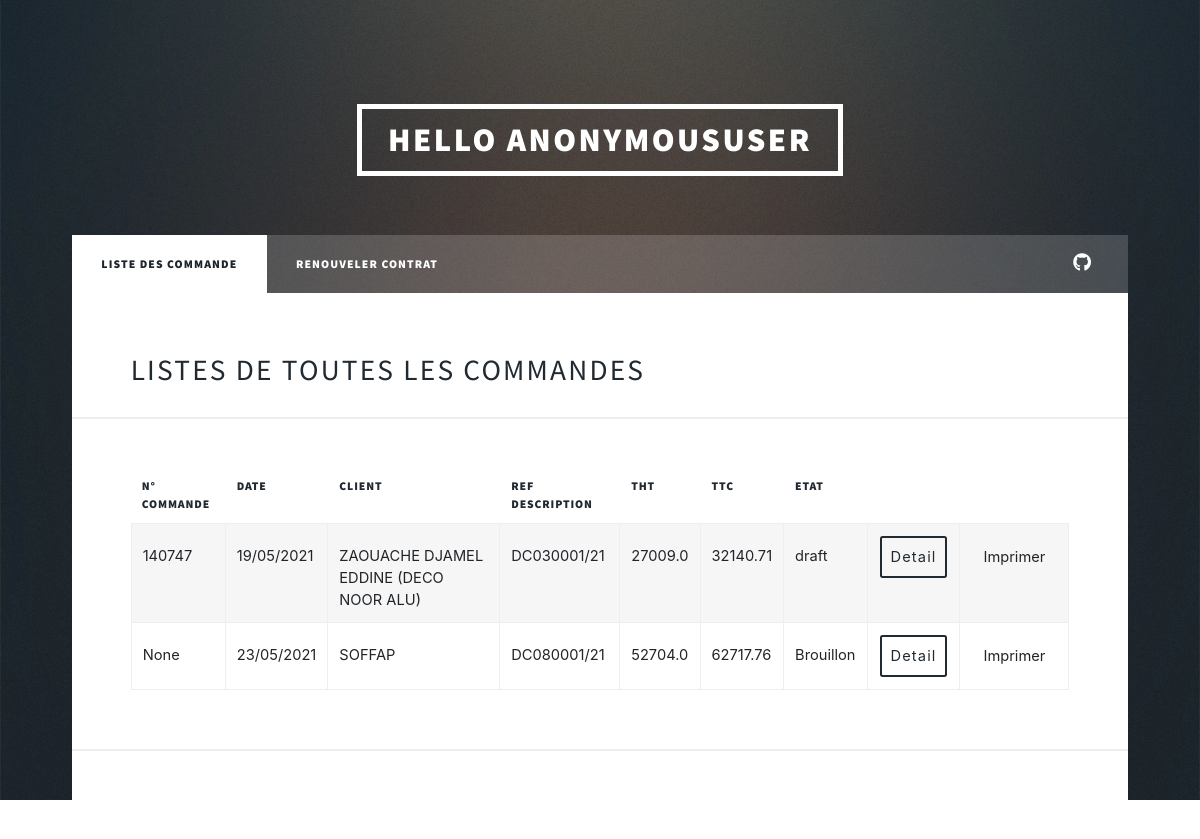
The page /commerciale/listCommandesC on the database its author committed.
### distributeur/models.py (models this page shows)
class Commande(models.Model):
    id = models.AutoField(primary_key=True)
    n_commande_odoo = models.CharField(null=True, blank=True, max_length=255)
    reference_description = models.CharField(max_length=255)
    destributeur = models.ForeignKey(Distributeur, on_delete=models.CASCADE)
    societe = models.CharField(default='Strugal', max_length=255)
    totaleHT = models.FloatField()
    totaleTTC = models.FloatField()
    etat = models.CharField(default='Brouillon ', max_length=255)
    date = models.CharField(
        default=date.today().strftime("%d/%m/%Y"), max_length=255)

class Distributeur(models.Model):
    user = models.ForeignKey(User, null=True, on_delete=models.CASCADE)
    id = models.AutoField(primary_key=True)
    nom = models.CharField(max_length=255)
    adress = models.CharField(max_length=255)
    tel_fix = models.CharField(null=True, blank=True, max_length=255)
    tel_portable = models.CharField(null=True, blank=True, max_length=255)
    couriel = models.CharField(null=True, blank=True, max_length=255)
    civilite = models.IntegerField(null=True, blank=True)
    site_web = models.CharField(null=True, blank=True, max_length=255)
    rcn = models.CharField(max_length=255)
    date_enregistrement_rc = models.CharField(max_length=255)
    nis = models.CharField(null=True, blank=True, max_length=255)
    ifn = models.CharField(max_length=255)
    art = models.CharField(max_length=255)
    date_debut_activité = models.CharField(
        null=True, blank=True, max_length=255)
    date_effet = models.CharField(null=True, blank=True, max_length=255)
    date_echeance = models.CharField(null=True, blank=True, max_length=255)
    status = models.CharField(max_length=255)
    nbr_facture = models.IntegerField(default=0)
    def __str__(self):
        return self.nom

### commerciale/views.py (the view)
# urls.py: path("listCommandesC", views.listCommandes, name="listCommandes"),
def listCommandes(request):
    commande = Commande.objects.all()
    context = {
        "commande": commande
    }
    return render(
        request, "commerciale/listCommandes.html", context)

### templates/commerciale/listCommandes.html (shortened to what this page needs)
{%extends 'base.html'%} {% block title %} Welcome {% endblock %}
{% block content %}
<div id="wrapper">
   <link rel="stylesheet" href="https://maxcdn.bootstrapcdn.com/bootstrap/4.5.2/css/bootstrap.min.css">
  {% include 'partials/_header.html'%}
  <nav id="nav">
    <ul class="links">
      <li class="active"><a>Liste des commande</a></li>
      <li><a href="{% url 'renouveler_contrat' %}">Renouveler Contrat</a></li>
    </ul>
    <ul class="icons">
      <li>
        <span class="label"
          ><a href="{% url 'logout' %}"class="icon brands fa-github" aria-hidden="true"></a>
        </span>
      </li>
    </ul>
  </nav>
  <div id="main">
    <h2>Listes de toutes les commandes</h2>
    <div class="table-wrapper">
      <table class="alt">
          <thead>
              <tr>
                  <th>N° Commande</th>
                  <th>Date</th>
                  <th>Client</th>
                  <th>Ref Description</th>
                  <th>THT</th>
                  <th>TTC</th>
                  <th>Etat</th>
              </tr>
          </thead>
          <tbody>
              {% for com in commande %}
              <tr>
                  <td>{{com.n_commande_odoo}}</td>
                  <td>{{com.date}}</td>
                  <td>{{com.destributeur}}</td>
                  <td>{{com.reference_description}}</td>
                  <td>{{com.totaleHT}}</td>
                  <td>{{com.totaleTTC}}</td>
                  <td>{{com.etat}}</td>
                  <td><button
                    id="{{com.id}}"
                    onClick=showDetail(this.id)
                    type="button"
                    class="btn "
                    data-toggle="modal" data-target="#exampleModal"
                  >Detail</button></td>
                  <td>
                    <a
                    id="{{com.id}}"
                    onClick=showDetail(this.id)
                    type="button"
                    class="btn "
                    href="{% url 'pdf_view' com.id %}"
                    target="_blank"
                  >Imprimer</a>
                  </td>
              </tr>
              {% endfor %}
          </tbody>
      </table>
    </div>
    <hr />
  </div>
</div>
{% endblock %}

### rows shown on the page
Commande: n_commande_odoo "140747", date "19/05/2021", destributeur "ZAOUACHE DJAMEL EDDINE (DECO NOOR ALU)", reference_description "DC030001/21", totaleHT "27009.0", totaleTTC "32140.71", etat "draft"
Commande: n_commande_odoo "None", date "23/05/2021", destributeur "SOFFAP", reference_description "DC080001/21", totaleHT "52704.0", totaleTTC "62717.76", etat "Brouillon"

### other values the page prints
{{ request.user }} "ANONYMOUSUSER"
